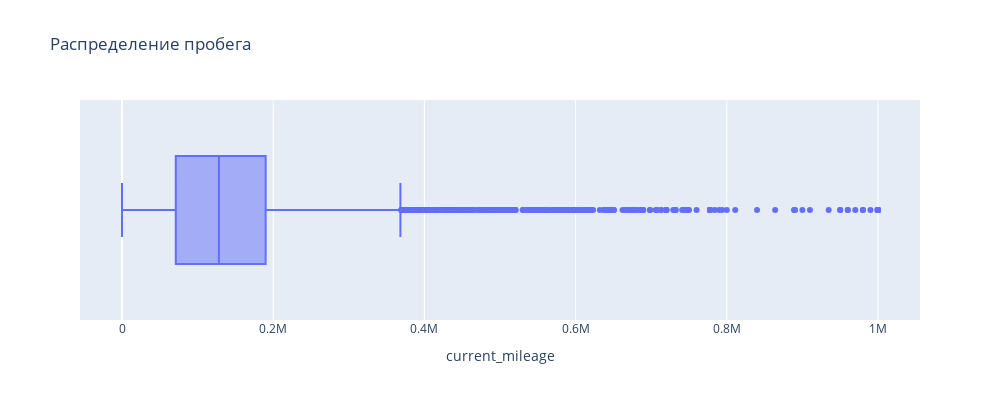
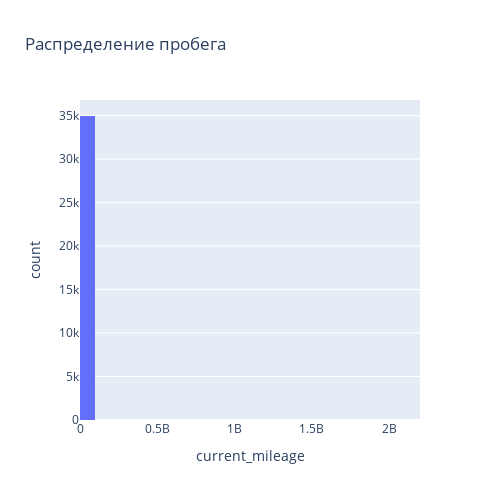

The notebook cell these images were saved under, in order:
### Markdown cell above
### Step 0.5. Some user feature preparation

Be creative :)

### Code cell
#display(train_data['car_vin'].value_counts())

fig1_data = train_data[train_data['current_mileage'] < 1000000][['current_mileage']]
fig1 = px.box(
    fig1_data,
    x='current_mileage',
    #color='Exited',
    height=400, width=1000,
    title='Распределение пробега',
    #labels={'Balance': 'Баланс, тыс. долларов', 'Exited': 'Статус'}
    )
fig1.show()

fig2 = px.histogram(
    train_data,
    x='current_mileage',
    histfunc='count',
    nbins=40,
    #range_x=[0,90],
    height=500, width=500,
    title='Распределение пробега',
    #labels={'Age': 'Возраст, лет'}
    )
fig2.show()

### Figure 1 — Plotly figure (JSON) as saved in the notebook; plotly's stock layout.template omitted (floating-point values rounded to 4 significant figures; data arrays with more than 128 entries replaced by an {"elided": "..."} marker saying what was removed)
{"data": [{"alignmentgroup": "True", "hovertemplate": "current_mileage=%{x}<extra></extra>", "legendgroup": "", "marker": {"color": "#636efa"}, "name": "", "notched": false, "offsetgroup": "", "orientation": "h", "showlegend": false, "type": "box", "x": {"elided": "34836 int values"}, "x0": " ", "xaxis": "x", "y0": " ", "yaxis": "y"}], "layout": {"boxmode": "group", "height": 400, "legend": {"tracegroupgap": 0}, "title": {"text": "Распределение пробега"}, "width": 1000, "xaxis": {"anchor": "y", "domain": [0, 1], "title": {"text": "current_mileage"}}, "yaxis": {"anchor": "x", "domain": [0, 1]}}}

### Figure 2 — Plotly figure (JSON) as saved in the notebook; plotly's stock layout.template omitted (floating-point values rounded to 4 significant figures; data arrays with more than 128 entries replaced by an {"elided": "..."} marker saying what was removed)
{"data": [{"alignmentgroup": "True", "bingroup": "x", "histfunc": "count", "hovertemplate": "current_mileage=%{x}<br>count=%{y}<extra></extra>", "legendgroup": "", "marker": {"color": "#636efa", "pattern": {"shape": ""}}, "name": "", "nbinsx": 40, "offsetgroup": "", "orientation": "v", "showlegend": false, "type": "histogram", "x": {"elided": "35000 int values"}, "xaxis": "x", "yaxis": "y"}], "layout": {"barmode": "relative", "height": 500, "legend": {"tracegroupgap": 0}, "title": {"text": "Распределение пробега"}, "width": 500, "xaxis": {"anchor": "y", "domain": [0, 1], "title": {"text": "current_mileage"}}, "yaxis": {"anchor": "x", "domain": [0, 1], "title": {"text": "count"}}}}
